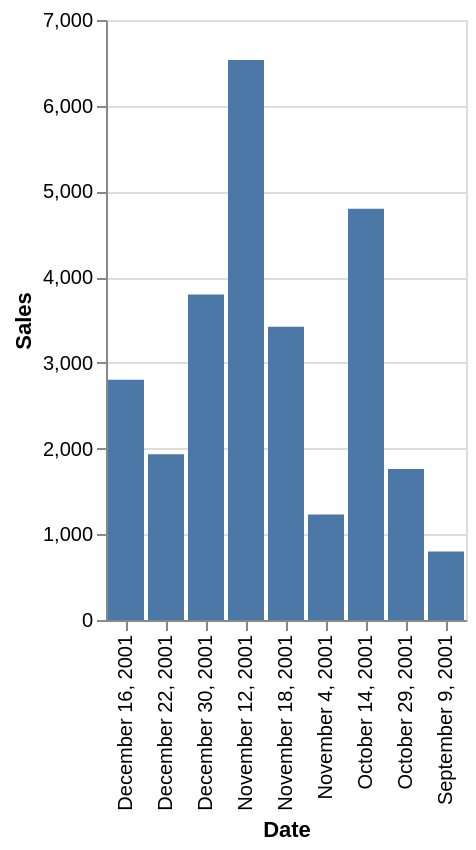

Source (Vega-Lite JSON):
### Vega-Lite specification from a JSON file in a GitHub repository (floating-point values rounded to 4 significant figures)
{"data": {"values": [{"x_data": "December 16, 2001", "y_data": 2804}, {"x_data": "December 22, 2001", "y_data": 1934}, {"x_data": "December 30, 2001", "y_data": 3798}, {"x_data": "November 12, 2001", "y_data": 6532}, {"x_data": "November 18, 2001", "y_data": 3421}, {"x_data": "November 4, 2001", "y_data": 1232}, {"x_data": "October 14, 2001", "y_data": 4798}, {"x_data": "October 29, 2001", "y_data": 1763}, {"x_data": "September 9, 2001", "y_data": 798}]}, "mark": "bar", "encoding": {"x": {"field": "x_data", "type": "nominal", "title": "Date", "sort": "ascending"}, "y": {"field": "y_data", "type": "quantitative", "title": "Sales"}}}
